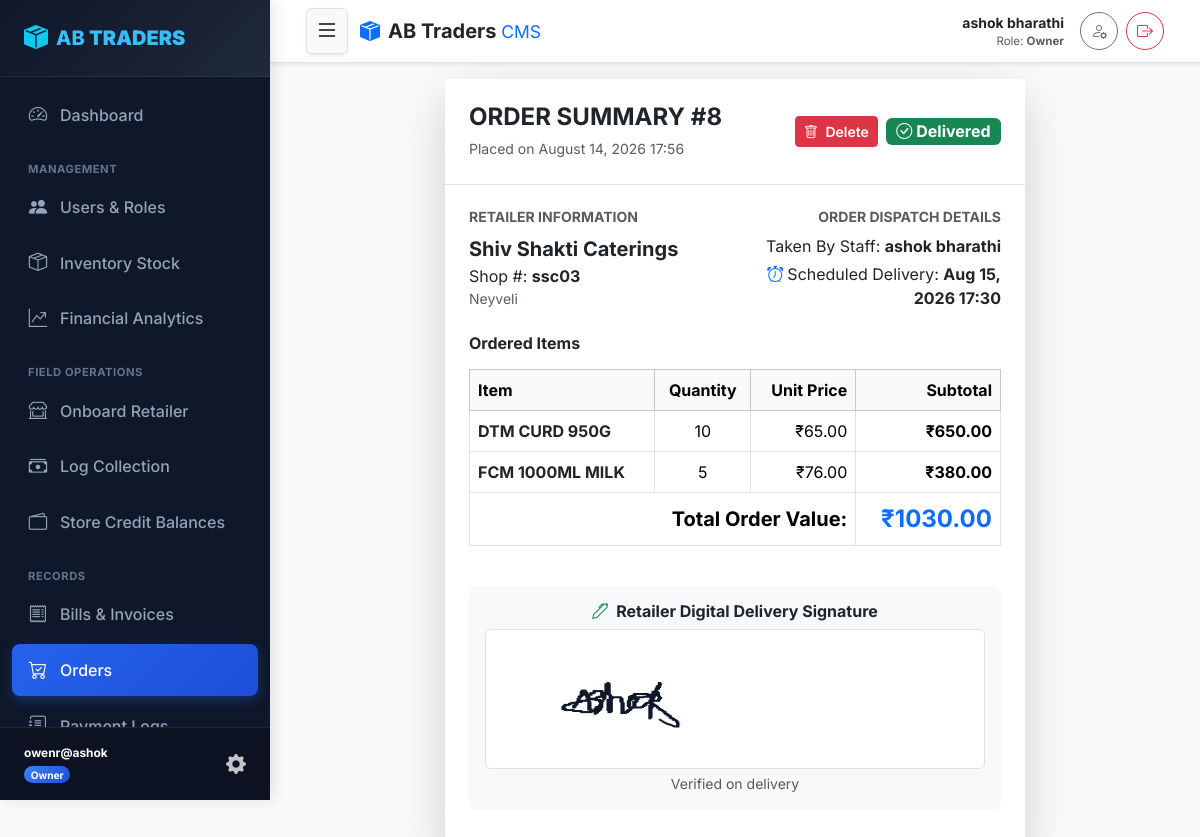
Page /orders/8/ (signed in) on the committed database.
### core/models.py (models this page shows, shortened)
class User(AbstractUser):
    class Role(models.TextChoices):
        SUPERUSER = 'SUPERUSER', 'SuperUser'
        OWNER = 'OWNER', 'Owner'
        STAFF = 'STAFF', 'Staff'
        RETAILER = 'RETAILER', 'Retailer'
    role = models.CharField(max_length=20, choices=Role.choices, default=Role.RETAILER)
    phone_number = models.CharField(max_length=15, unique=True, blank=True, null=True)
    is_locked = models.BooleanField(default=False, help_text="Locked users cannot log in.")
    def is_superuser_role(self):
        return self.role == self.Role.SUPERUSER or self.is_superuser
    def is_owner_role(self):
        return self.role == self.Role.OWNER
    def is_retailer_role(self):
        return self.role == self.Role.RETAILER
    @property
    def display_name(self):
        full_name = self.get_full_name().strip()
        return full_name if full_name else self.username

class Order(models.Model):
    STATUS_CHOICES = (
        ('placed', 'Placed'),
        ('processing', 'Processing'),
        ('delivered', 'Delivered'),
        ('cancelled', 'Cancelled'),
    )
    retailer = models.ForeignKey(RetailerProfile, on_delete=models.CASCADE, related_name='orders')
    taken_by_staff = models.ForeignKey(User, on_delete=models.SET_NULL, null=True, blank=True, related_name='taken_orders')
    status = models.CharField(max_length=20, choices=STATUS_CHOICES, default='placed')
    digital_signature = models.ImageField(upload_to='signatures/', null=True, blank=True)
    order_note = models.TextField(blank=True, null=True)
    delivery_time = models.DateTimeField(null=True, blank=True)
    created_at = models.DateTimeField(auto_now_add=True)
    @property
    def total_amount(self):
        return sum(item.subtotal for item in self.items.all())

class RetailerProfile(models.Model):
    user = models.OneToOneField(User, on_delete=models.CASCADE, related_name='retailer_profile')
    shop_number = models.CharField(max_length=50, unique=True)
    shop_name = models.CharField(max_length=150)
    address = models.TextField()
    credit_balance = models.DecimalField(max_digits=12, decimal_places=2, default=Decimal('0.00'))
    qr_code = models.ImageField(upload_to='qr_codes/', null=True, blank=True)

class OrderItem(models.Model):
    order = models.ForeignKey(Order, on_delete=models.CASCADE, related_name='items')
    item = models.ForeignKey(Item, on_delete=models.CASCADE)
    quantity = models.PositiveIntegerField(default=1)
    price = models.DecimalField(max_digits=10, decimal_places=2)
    @property
    def subtotal(self):
        return Decimal(self.quantity) * self.price

class Item(models.Model):
    name = models.CharField(max_length=100)
    description = models.TextField(blank=True, null=True)
    price = models.DecimalField(max_digits=10, decimal_places=2)
    stock_quantity = models.IntegerField(default=0)
    created_at = models.DateTimeField(auto_now_add=True)
    updated_at = models.DateTimeField(auto_now=True)

### core/views.py (the view)
# urls.py: path('orders/<int:pk>/', views.order_detail_view, name='order_detail'),
@role_required(['SUPERUSER', 'OWNER', 'STAFF', 'RETAILER'])
def order_detail_view(request, pk):
    order = get_object_or_404(Order, pk=pk)
    if request.user.is_retailer_role():
        profile = getattr(request.user, 'retailer_profile', None)
        if order.retailer != profile:
            messages.error(request, "Access denied.")
            return redirect('dashboard')
    return render(request, 'order_detail.html', {'order': order})

### core/templates/order_detail.html (shortened to what this page needs)
{% extends 'base.html' %}
{% block content %}
<div class="row justify-content-center">
    <div class="col-md-9 col-lg-8">
        <div class="card shadow-lg border-0 rounded-4">
            <div class="card-header bg-white p-4 border-bottom d-flex justify-content-between align-items-center flex-wrap gap-2">
                <div>
                    <h4 class="fw-bold text-dark mb-1">ORDER SUMMARY #{{ order.id }}</h4>
                    <span class="text-muted small">Placed on {{ order.created_at|date:"F d, Y H:i" }}</span>
                </div>
                <div class="d-flex align-items-center gap-2">
                    {% if not user.is_retailer_role %}
                        <a href="{% url 'delete_order' order.pk %}" class="btn btn-sm btn-danger fw-semibold" onclick="return confirm('Are you sure you want to permanently delete this order?');"><i class="bi bi-trash me-1"></i> Delete</a>
                    {% endif %}
                    {% if order.status == 'delivered' %}
                        <span class="badge bg-success fs-6"><i class="bi bi-check-circle me-1"></i>Delivered</span>
                    {% elif order.status == 'processing' %}
                        <span class="badge bg-info fs-6"><i class="bi bi-gear me-1"></i>Processing</span>
                    {% elif order.status == 'placed' %}
                        <span class="badge bg-warning text-dark fs-6"><i class="bi bi-clock me-1"></i>Placed</span>
                    {% else %}
                        <span class="badge bg-secondary fs-6"><i class="bi bi-x-octagon me-1"></i>Cancelled</span>
                    {% endif %}
                </div>
            </div>
            <div class="card-body p-4">
                <div class="row mb-4 g-3">
                    <div class="col-sm-6">
                        <h6 class="text-uppercase text-muted fw-bold small">RETAILER INFORMATION</h6>
                        <div class="fw-bold fs-5 text-dark">{{ order.retailer.shop_name }}</div>
                        <div>Shop #: <strong>{{ order.retailer.shop_number }}</strong></div>
                        <div class="text-muted small">{{ order.retailer.address }}</div>
                    </div>
                    <div class="col-sm-6 text-sm-end">
                        <h6 class="text-uppercase text-muted fw-bold small">ORDER DISPATCH DETAILS</h6>
                        <div>Taken By Staff: <strong>{% if order.taken_by_staff %}{{ order.taken_by_staff.display_name }}{% else %}Direct Retailer Order{% endif %}</strong></div>
                        <div class="mt-1"><i class="bi bi-alarm me-1 text-primary"></i>Scheduled Delivery: <strong>{% if order.delivery_time %}{{ order.delivery_time|date:"M d, Y H:i" }}{% else %}Standard (30 mins){% endif %}</strong></div>
                    </div>
                </div>
                <h6 class="fw-bold mb-3">Ordered Items</h6>
                <div class="table-responsive mb-4">
                    <table class="table table-bordered align-middle">
                        <thead class="table-light">
                            <tr>
                                <th>Item</th>
                                <th class="text-center">Quantity</th>
                                <th class="text-end">Unit Price</th>
                                <th class="text-end">Subtotal</th>
                            </tr>
                        </thead>
                        <tbody>
                            {% for item in order.items.all %}
                            <tr>
                                <td class="fw-bold text-dark">{{ item.item.name }}</td>
                                <td class="text-center">{{ item.quantity }}</td>
                                <td class="text-end">₹{{ item.price }}</td>
                                <td class="text-end fw-bold">₹{{ item.subtotal }}</td>
                            </tr>
                            {% empty %}
                            <tr>
                                <td colspan="4" class="text-center text-muted py-3">No items attached to order.</td>
                            </tr>
                            {% endfor %}
                        </tbody>
                        <tfoot>
                            <tr>
                                <th colspan="3" class="text-end fs-5">Total Order Value:</th>
                                <th class="text-end text-primary fs-4">₹{{ order.total_amount }}</th>
                            </tr>
                        </tfoot>
                    </table>
                </div>
                {% if order.digital_signature %}
                <div class="card p-3 bg-light border-0 rounded-3 text-center mb-3">
                    <h6 class="fw-bold text-dark mb-2"><i class="bi bi-pen me-2 text-success"></i>Retailer Digital Delivery Signature</h6>
                    <img src="{{ order.digital_signature.url }}" alt="Digital Signature" class="img-fluid rounded border bg-white p-2" style="max-height: 140px;">
                    <div class="text-muted small mt-1">Verified on delivery</div>
                </div>
                {% endif %}
            </div>
        </div>
    </div>
</div>
{% endblock %}

### core/templates/base.html (shortened to what this page needs)
{% load static %}
<!DOCTYPE html>
<html lang="en">
<head>
    <link href="https://cdn.jsdelivr.net/npm/bootstrap@5.3.2/dist/css/bootstrap.min.css" rel="stylesheet">
    <link rel="stylesheet" href="https://cdn.jsdelivr.net/npm/bootstrap-icons@1.11.2/font/bootstrap-icons.min.css">
    <link rel="stylesheet" href="{% static 'css/styles.css' %}">
</head>
<body>
    <div id="wrapper">
        {% if user.is_authenticated %}
        <aside id="sidebar-wrapper" class="sidebar-sticky">
            <div class="sidebar-heading d-flex align-items-center justify-content-between">
                <a href="{% url 'dashboard' %}" class="text-white text-decoration-none d-flex align-items-center">
                    <i class="bi bi-box-seam-fill me-2 text-info fs-4"></i>
                    <span>AB <strong>TRADERS</strong></span>
                </a>
            </div>
            <div class="list-group list-group-sidebar">
                <a href="{% url 'dashboard' %}" class="sidebar-link {% if request.resolver_match.url_name == 'dashboard' %}active{% endif %}">
                    <i class="bi bi-speedometer2"></i> Dashboard
                </a>
                {% if user.is_superuser_role or user.is_owner_role %}
                <div class="sidebar-section-title">Management</div>
                <a href="{% url 'user_list' %}" class="sidebar-link {% if 'user' in request.resolver_match.url_name %}active{% endif %}">
                    <i class="bi bi-people-fill"></i> Users & Roles
                </a>
                <a href="{% url 'inventory_list' %}" class="sidebar-link {% if 'inventory' in request.resolver_match.url_name or 'item' in request.resolver_match.url_name %}active{% endif %}">
                    <i class="bi bi-box-seam"></i> Inventory Stock
                </a>
                <a href="{% url 'owner_analytics' %}" class="sidebar-link {% if request.resolver_match.url_name == 'owner_analytics' %}active{% endif %}">
                    <i class="bi bi-graph-up-arrow"></i> Financial Analytics
                </a>
                {% endif %}
                {% if user.is_superuser_role or user.is_owner_role or user.is_staff_role %}
                <div class="sidebar-section-title">Field Operations</div>
                <a href="{% url 'onboard_retailer' %}" class="sidebar-link {% if request.resolver_match.url_name == 'onboard_retailer' %}active{% endif %}">
                    <i class="bi bi-shop-window"></i> Onboard Retailer
                </a>
                <a href="{% url 'log_collection' %}" class="sidebar-link {% if request.resolver_match.url_name == 'log_collection' %}active{% endif %}">
                    <i class="bi bi-cash-stack"></i> Log Collection
                </a>
                <a href="{% url 'credit_balances' %}" class="sidebar-link {% if request.resolver_match.url_name == 'credit_balances' %}active{% endif %}">
                    <i class="bi bi-wallet2"></i> Store Credit Balances
                </a>
                {% endif %}
                <div class="sidebar-section-title">Records</div>
                <a href="{% url 'bill_list' %}" class="sidebar-link {% if 'bill' in request.resolver_match.url_name %}active{% endif %}">
                    <i class="bi bi-receipt"></i> Bills & Invoices
                </a>
                <a href="{% url 'order_list' %}" class="sidebar-link {% if 'order' in request.resolver_match.url_name %}active{% endif %}">
                    <i class="bi bi-cart-check"></i> Orders
                </a>
                <a href="{% url 'collections_list' %}" class="sidebar-link {% if request.resolver_match.url_name == 'collections_list' %}active{% endif %}">
                    <i class="bi bi-journal-text"></i> Payment Logs
                </a>
            </div>
            <div class="sidebar-footer">
                <div class="d-flex align-items-center justify-content-between">
                    <div>
                        <div class="fw-bold text-white small text-truncate" style="max-width: 150px;">{{ user.username }}</div>
                        <span class="badge
                            {% if user.is_superuser_role %}badge-superuser
                            {% elif user.is_owner_role %}badge-owner
                            {% elif user.is_staff_role %}badge-staff
                            {% else %}badge-retailer{% endif %} rounded-pill mt-1">
                            {{ user.get_role_display }}
                        </span>
                    </div>
                    <a href="{% url 'profile' %}" class="text-white opacity-75 hover-opacity-100" title="My Profile"><i class="bi bi-gear-fill fs-5"></i></a>
                </div>
            </div>
        </aside>
        {% endif %}
        <div id="page-content-wrapper">
            {% if user.is_authenticated %}
            <nav class="navbar top-navbar sticky-top bg-white border-bottom shadow-sm py-2">
                <div class="container-fluid px-3 d-flex align-items-center justify-content-between flex-nowrap">
                    <div class="d-flex align-items-center gap-2">
                        <button type="button" class="btn btn-light me-1 shadow-sm border p-1 px-2" id="sidebarToggle" onclick="toggleSidebarMenu(event)" title="Toggle Navigation Menu">
                            <i class="bi bi-list fs-4"></i>
                        </button>
                        <a class="navbar-brand fw-extrabold text-dark d-flex align-items-center mb-0 me-0 me-md-3" href="{% url 'dashboard' %}">
                            <i class="bi bi-box-seam-fill me-2 text-primary"></i>
                            <span class="fw-bold fs-5 d-none d-sm-inline">AB Traders <span class="text-primary fw-normal small">CMS</span></span>
                        </a>
                    </div>
                    <div class="d-flex align-items-center gap-2">
                        <div class="text-end me-1 me-md-2 d-none d-sm-block">
                            <div class="fw-bold text-dark small text-truncate" style="max-width: 150px;">{{ user.display_name }}</div>
                            <div class="text-muted" style="font-size: 0.72rem;">Role: <strong>{{ user.get_role_display }}</strong></div>
                        </div>
                        <a href="{% url 'profile' %}" class="btn btn-outline-secondary btn-sm rounded-circle p-0 d-flex align-items-center justify-content-center" style="width: 38px; height: 38px;" title="My Profile">
                            <i class="bi bi-person-gear fs-6"></i>
                        </a>
                        <a href="{% url 'logout' %}" class="btn btn-outline-danger btn-sm rounded-circle p-0 d-flex align-items-center justify-content-center" style="width: 38px; height: 38px;" title="Logout">
                            <i class="bi bi-box-arrow-right fs-6"></i>
                        </a>
                    </div>
                </div>
            </nav>
            {% endif %}
            <div class="container-fluid px-3 px-md-4 pt-3">
                {% block content %}{% endblock %}
            </div>
        </div>
    </div>
</body>
</html>

### rows in the picture
User: username "owenr@ashok", role "Owner", display_name "ashok bharathi"
Order: id "8", created_at "August 14, 2026 17:56", retailer.shop_name "Shiv Shakti Caterings", retailer.shop_number "ssc03", retailer.address "Neyveli", taken_by_staff.display_name "ashok bharathi", delivery_time "Aug 15, 2026 17:30", total_amount "1030.00", digital_signature (picture)
OrderItem: item.name "DTM CURD 950G", quantity "10", price "65.00", subtotal "650.00"
OrderItem: item.name "FCM 1000ML MILK", quantity "5", price "76.00", subtotal "380.00"
